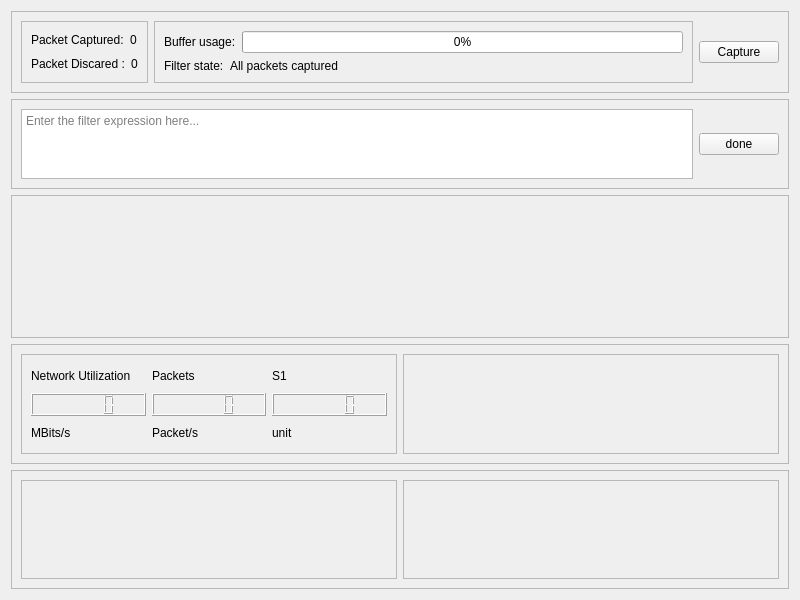
<?xml version="1.0" encoding="UTF-8"?>
<ui version="4.0">
 <class>Form</class>
 <widget class="QWidget" name="Form">
  <property name="geometry">
   <rect>
    <x>0</x>
    <y>0</y>
    <width>800</width>
    <height>600</height>
   </rect>
  </property>
  <property name="windowTitle">
   <string>Form</string>
  </property>
  <layout class="QVBoxLayout" name="verticalLayout">
   <item>
    <widget class="QFrame" name="summary_frame">
     <property name="sizePolicy">
      <sizepolicy hsizetype="Preferred" vsizetype="Preferred">
       <horstretch>0</horstretch>
       <verstretch>1</verstretch>
      </sizepolicy>
     </property>
     <property name="frameShape">
      <enum>QFrame::StyledPanel</enum>
     </property>
     <property name="frameShadow">
      <enum>QFrame::Raised</enum>
     </property>
     <layout class="QHBoxLayout" name="horizontalLayout_5">
      <item>
       <widget class="QFrame" name="packet_frame">
        <property name="frameShape">
         <enum>QFrame::StyledPanel</enum>
        </property>
        <property name="frameShadow">
         <enum>QFrame::Raised</enum>
        </property>
        <layout class="QVBoxLayout" name="verticalLayout_2">
         <item>
          <layout class="QHBoxLayout" name="horizontalLayout_3">
           <item>
            <widget class="QLabel" name="label">
             <property name="text">
              <string>Packet Captured:</string>
             </property>
            </widget>
           </item>
           <item>
            <widget class="QLabel" name="label_2">
             <property name="text">
              <string>0</string>
             </property>
            </widget>
           </item>
          </layout>
         </item>
         <item>
          <layout class="QHBoxLayout" name="horizontalLayout_4">
           <item>
            <widget class="QLabel" name="label_3">
             <property name="text">
              <string>Packet Discared :</string>
             </property>
            </widget>
           </item>
           <item>
            <widget class="QLabel" name="label_4">
             <property name="text">
              <string>0</string>
             </property>
            </widget>
           </item>
          </layout>
         </item>
        </layout>
       </widget>
      </item>
      <item>
       <widget class="QFrame" name="frame">
        <property name="frameShape">
         <enum>QFrame::StyledPanel</enum>
        </property>
        <property name="frameShadow">
         <enum>QFrame::Raised</enum>
        </property>
        <layout class="QVBoxLayout" name="verticalLayout_3">
         <item>
          <layout class="QHBoxLayout" name="horizontalLayout_6">
           <item>
            <widget class="QLabel" name="label_5">
             <property name="text">
              <string>Buffer usage:</string>
             </property>
            </widget>
           </item>
           <item>
            <widget class="QProgressBar" name="progressBar">
             <property name="sizePolicy">
              <sizepolicy hsizetype="Expanding" vsizetype="Fixed">
               <horstretch>0</horstretch>
               <verstretch>0</verstretch>
              </sizepolicy>
             </property>
             <property name="value">
              <number>0</number>
             </property>
            </widget>
           </item>
          </layout>
         </item>
         <item>
          <layout class="QHBoxLayout" name="horizontalLayout_7">
           <item>
            <widget class="QLabel" name="label_6">
             <property name="sizePolicy">
              <sizepolicy hsizetype="Preferred" vsizetype="Preferred">
               <horstretch>0</horstretch>
               <verstretch>0</verstretch>
              </sizepolicy>
             </property>
             <property name="text">
              <string>Filter state:</string>
             </property>
            </widget>
           </item>
           <item>
            <widget class="QLabel" name="label_7">
             <property name="sizePolicy">
              <sizepolicy hsizetype="Preferred" vsizetype="Preferred">
               <horstretch>1</horstretch>
               <verstretch>0</verstretch>
              </sizepolicy>
             </property>
             <property name="text">
              <string>All packets captured</string>
             </property>
            </widget>
           </item>
          </layout>
         </item>
        </layout>
       </widget>
      </item>
      <item>
       <widget class="QPushButton" name="pushButton">
        <property name="sizePolicy">
         <sizepolicy hsizetype="Maximum" vsizetype="Fixed">
          <horstretch>0</horstretch>
          <verstretch>0</verstretch>
         </sizepolicy>
        </property>
        <property name="cursor">
         <cursorShape>ArrowCursor</cursorShape>
        </property>
        <property name="text">
         <string>Capture</string>
        </property>
        <property name="checkable">
         <bool>true</bool>
        </property>
       </widget>
      </item>
     </layout>
    </widget>
   </item>
   <item>
    <widget class="QFrame" name="filter_frame">
     <property name="sizePolicy">
      <sizepolicy hsizetype="Preferred" vsizetype="Preferred">
       <horstretch>0</horstretch>
       <verstretch>1</verstretch>
      </sizepolicy>
     </property>
     <property name="frameShape">
      <enum>QFrame::StyledPanel</enum>
     </property>
     <property name="frameShadow">
      <enum>QFrame::Raised</enum>
     </property>
     <layout class="QHBoxLayout" name="horizontalLayout_8">
      <item>
       <widget class="QPlainTextEdit" name="plainTextEdit">
        <property name="sizePolicy">
         <sizepolicy hsizetype="Expanding" vsizetype="Maximum">
          <horstretch>0</horstretch>
          <verstretch>0</verstretch>
         </sizepolicy>
        </property>
        <property name="backgroundVisible">
         <bool>false</bool>
        </property>
        <property name="placeholderText">
         <string>Enter the filter expression here...</string>
        </property>
       </widget>
      </item>
      <item>
       <widget class="QPushButton" name="pushButton_2">
        <property name="text">
         <string>done</string>
        </property>
       </widget>
      </item>
     </layout>
    </widget>
   </item>
   <item>
    <widget class="QFrame" name="graph_frame">
     <property name="sizePolicy">
      <sizepolicy hsizetype="Preferred" vsizetype="Preferred">
       <horstretch>0</horstretch>
       <verstretch>6</verstretch>
      </sizepolicy>
     </property>
     <property name="frameShape">
      <enum>QFrame::StyledPanel</enum>
     </property>
     <property name="frameShadow">
      <enum>QFrame::Raised</enum>
     </property>
    </widget>
   </item>
   <item>
    <widget class="QFrame" name="current_frame">
     <property name="sizePolicy">
      <sizepolicy hsizetype="Preferred" vsizetype="Preferred">
       <horstretch>0</horstretch>
       <verstretch>5</verstretch>
      </sizepolicy>
     </property>
     <property name="frameShape">
      <enum>QFrame::StyledPanel</enum>
     </property>
     <property name="frameShadow">
      <enum>QFrame::Raised</enum>
     </property>
     <layout class="QHBoxLayout" name="horizontalLayout">
      <item>
       <widget class="QFrame" name="frame_6">
        <property name="frameShape">
         <enum>QFrame::StyledPanel</enum>
        </property>
        <property name="frameShadow">
         <enum>QFrame::Raised</enum>
        </property>
        <layout class="QHBoxLayout" name="horizontalLayout_9">
         <item>
          <layout class="QVBoxLayout" name="verticalLayout_4">
           <item>
            <widget class="QLabel" name="label_8">
             <property name="text">
              <string>Network Utilization</string>
             </property>
             <property name="wordWrap">
              <bool>true</bool>
             </property>
            </widget>
           </item>
           <item>
            <widget class="QLCDNumber" name="lcdNumber">
             <property name="digitCount">
              <number>5</number>
             </property>
             <property name="intValue" stdset="0">
              <number>0</number>
             </property>
            </widget>
           </item>
           <item>
            <widget class="QLabel" name="label_9">
             <property name="text">
              <string>MBits/s</string>
             </property>
            </widget>
           </item>
          </layout>
         </item>
         <item>
          <layout class="QVBoxLayout" name="verticalLayout_5">
           <item>
            <widget class="QLabel" name="label_10">
             <property name="text">
              <string>Packets</string>
             </property>
            </widget>
           </item>
           <item>
            <widget class="QLCDNumber" name="lcdNumber_2">
             <property name="digitCount">
              <number>5</number>
             </property>
             <property name="intValue" stdset="0">
              <number>0</number>
             </property>
            </widget>
           </item>
           <item>
            <widget class="QLabel" name="label_11">
             <property name="text">
              <string>Packet/s</string>
             </property>
            </widget>
           </item>
          </layout>
         </item>
         <item>
          <layout class="QVBoxLayout" name="verticalLayout_6">
           <item>
            <widget class="QLabel" name="label_12">
             <property name="text">
              <string>S1</string>
             </property>
            </widget>
           </item>
           <item>
            <widget class="QLCDNumber" name="lcdNumber_3">
             <property name="digitCount">
              <number>5</number>
             </property>
             <property name="intValue" stdset="0">
              <number>0</number>
             </property>
            </widget>
           </item>
           <item>
            <widget class="QLabel" name="label_13">
             <property name="text">
              <string>unit</string>
             </property>
            </widget>
           </item>
          </layout>
         </item>
        </layout>
       </widget>
      </item>
      <item>
       <widget class="QFrame" name="frame_7">
        <property name="frameShape">
         <enum>QFrame::StyledPanel</enum>
        </property>
        <property name="frameShadow">
         <enum>QFrame::Raised</enum>
        </property>
       </widget>
      </item>
     </layout>
    </widget>
   </item>
   <item>
    <widget class="QFrame" name="statistic_frame">
     <property name="sizePolicy">
      <sizepolicy hsizetype="Preferred" vsizetype="Preferred">
       <horstretch>0</horstretch>
       <verstretch>5</verstretch>
      </sizepolicy>
     </property>
     <property name="frameShape">
      <enum>QFrame::StyledPanel</enum>
     </property>
     <property name="frameShadow">
      <enum>QFrame::Raised</enum>
     </property>
     <layout class="QHBoxLayout" name="horizontalLayout_2">
      <item>
       <widget class="QFrame" name="frame_8">
        <property name="frameShape">
         <enum>QFrame::StyledPanel</enum>
        </property>
        <property name="frameShadow">
         <enum>QFrame::Raised</enum>
        </property>
       </widget>
      </item>
      <item>
       <widget class="QFrame" name="frame_9">
        <property name="frameShape">
         <enum>QFrame::StyledPanel</enum>
        </property>
        <property name="frameShadow">
         <enum>QFrame::Raised</enum>
        </property>
       </widget>
      </item>
     </layout>
    </widget>
   </item>
  </layout>
 </widget>
 <resources/>
 <connections/>
</ui>
